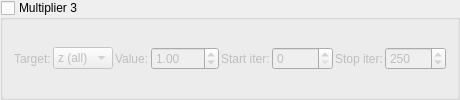
    <widget class="MyGroupBox" name="groupCheck_transf_function_enabledBz_false">
     <property name="title"><string>Multiplier 3</string></property>
     <property name="checkable"><bool>true</bool></property>
     <property name="checked"><bool>false</bool></property>
     <layout class="QGridLayout" name="gridLayout_mult3">
      <property name="spacing"><number>2</number></property>
      <item row="0" column="0">
       <widget class="QLabel"><property name="text"><string>Target:</string></property></widget>
      </item>
      <item row="0" column="1">
       <widget class="MyComboBox" name="comboBox_transf_multiplier_mode_3">
        <item><property name="text"><string notr="true">z (all)</string></property></item>
        <item><property name="text"><string notr="true">z.x</string></property></item>
        <item><property name="text"><string notr="true">z.y</string></property></item>
        <item><property name="text"><string notr="true">z.z</string></property></item>
        <item><property name="text"><string notr="true">DE</string></property></item>
        <item><property name="text"><string notr="true">color</string></property></item>
       </widget>
      </item>
      <item row="0" column="2">
       <widget class="QLabel"><property name="text"><string>Value:</string></property></widget>
      </item>
      <item row="0" column="3">
       <widget class="MyDoubleSpinBox" name="spinbox_transf_scale_6">
        <property name="minimum"><double>-100.0</double></property><property name="maximum"><double>100.0</double></property>
        <property name="singleStep"><double>0.01</double></property><property name="value"><double>1.0</double></property>
       </widget>
      </item>
      <item row="0" column="4">
       <widget class="QLabel"><property name="text"><string>Start iter:</string></property></widget>
      </item>
      <item row="0" column="5">
       <widget class="MySpinBox" name="spinboxInt_transf_start_iterations_D">
        <property name="minimum"><number>0</number></property><property name="maximum"><number>10000</number></property>
        <property name="value"><number>0</number></property>
       </widget>
      </item>
      <item row="0" column="6">
       <widget class="QLabel"><property name="text"><string>Stop iter:</string></property></widget>
      </item>
      <item row="0" column="7">
       <widget class="MySpinBox" name="spinboxInt_transf_stop_iterations_D">
        <property name="minimum"><number>0</number></property><property name="maximum"><number>10000</number></property>
        <property name="value"><number>250</number></property>
       </widget>
      </item>
     </layout>
    </widget>
